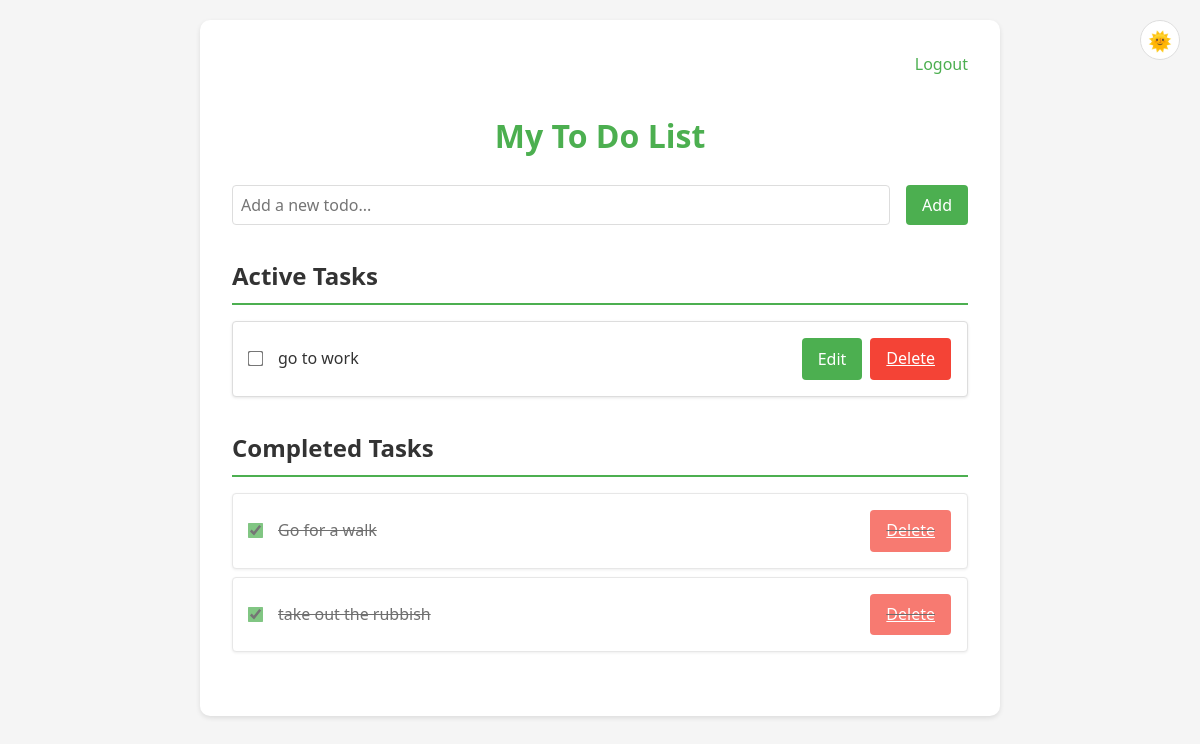
/todos (signed in), run on an earlier commit of the app's database.
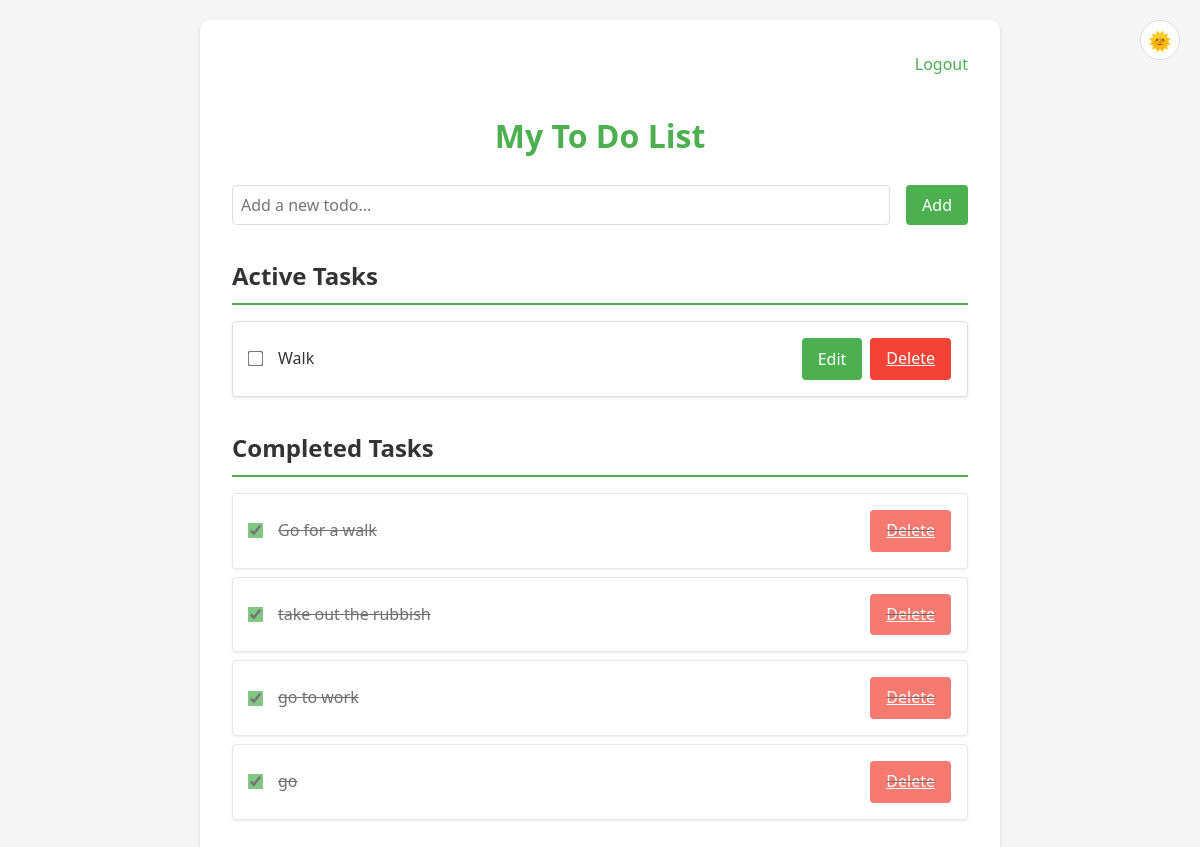
And on a later commit of the database.
### main.py (models this page shows)
class Todo(db.Model):
    id = db.Column(db.Integer, primary_key=True)
    title = db.Column(db.String(200), nullable=False)
    completed = db.Column(db.Boolean, default=False)
    user_id = db.Column(db.Integer, db.ForeignKey('user.id'), nullable=False)

### main.py (the view)
@app.route('/todos')
@login_required
def todos():
    active_todos = Todo.query.filter_by(user_id=current_user.id, completed=False).all()
    completed_todos = Todo.query.filter_by(user_id=current_user.id, completed=True).all()
    return render_template('todos.html', active_todos=active_todos, completed_todos=completed_todos)

### main.py (called while the page is built)
@login_manager.user_loader
def load_user(user_id):
    return User.query.get(int(user_id))

### templates/todos.html (shortened to what this page needs)
{% extends "base.html" %}
{% block additional_styles %}
<link rel="stylesheet" href="{{ url_for('static', filename='todos.css') }}">
{% endblock %}
{% block content %}
<div class="nav">
    <a href="{{ url_for('logout') }}">Logout</a>
</div>
<h1>My To Do List</h1>
<form class="todo-form" action="{{ url_for('add_todo') }}" method="POST">
    <input type="text" name="title" placeholder="Add a new todo..." required>
    <button type="submit" class="btn btn-primary">Add</button>
</form>
<div class="todo-container">
    <div class="todo-section">
        <h2 class="section-title">Active Tasks</h2>
        <ul class="todo-list">
            {% for todo in active_todos %}
            <li class="todo-item">
                <input type="checkbox" class="todo-checkbox"
                       onclick="window.location.href='{{ url_for('toggle_todo', id=todo.id) }}'"
                       {% if todo.completed %}checked{% endif %}>
                <span class="todo-title">{{ todo.title }}</span>
                <div class="todo-actions">
                    <button class="btn btn-primary" onclick="toggleEdit(this)">Edit</button>
                    <a href="{{ url_for('delete_todo', id=todo.id) }}" class="btn btn-danger">Delete</a>
                </div>
            </li>
            {% endfor %}
        </ul>
    </div>
    <div class="todo-section">
        <h2 class="section-title">Completed Tasks</h2>
        <ul class="todo-list">
            {% for todo in completed_todos %}
            <li class="todo-item completed">
                <input type="checkbox" class="todo-checkbox"
                       onclick="window.location.href='{{ url_for('toggle_todo', id=todo.id) }}'"
                       {% if todo.completed %}checked{% endif %}>
                <span class="todo-title">{{ todo.title }}</span>
                <div class="todo-actions">
                    <a href="{{ url_for('delete_todo', id=todo.id) }}" class="btn btn-danger">Delete</a>
                </div>
            </li>
            {% endfor %}
        </ul>
    </div>
</div>
{% endblock %}

### templates/base.html (shortened to what this page needs)
<!DOCTYPE html>
<html lang="en">
<head>
    <link rel="stylesheet" href="{{ url_for('static', filename='styles.css') }}">
    {% block additional_styles %}{% endblock %}
</head>
<body>
    <div class="theme-toggle">
        <button onclick="toggleTheme()" class="btn btn-theme">
            <span class="light-icon">🌞</span>
        </button>
    </div>
    <div class="container">
        {% block content %}{% endblock %}
    </div>
</body>
</html>

### static/styles.css (style rules this page uses)
:root { --primary-color: #4CAF50; --danger-color: #f44336; --text-color: #333; --bg-color: #f5f5f5; --container-bg: white; --input-border: #ddd; --box-shadow: rgba(0,0,0,0.1); }
* { margin: 0; padding: 0; box-sizing: border-box; font-family: 'Segoe UI', Tahoma, Geneva, Verdana, sans-serif; }
body { background-color: var(--bg-color); color: var(--text-color); line-height: 1.6; padding: 20px; transition: background-color 0.3s, color 0.3s; }
.container { max-width: 800px; margin: 0 auto; background: var(--container-bg); padding: 2rem; border-radius: 10px; box-shadow: 0 2px 5px var(--box-shadow); transition: background-color 0.3s, box-shadow 0.3s; }
h1 { color: var(--primary-color); margin-bottom: 1.5rem; text-align: center; }
.btn { padding: 0.5rem 1rem; border: none; border-radius: 4px; cursor: pointer; font-size: 1rem; transition: background-color 0.3s; }
.btn-primary { background-color: var(--primary-color); color: white; }
.btn-danger { background-color: var(--danger-color); color: white; }
input[type="text"], input[type="password"] { width: 100%; padding: 0.5rem; border: 1px solid var(--input-border); border-radius: 4px; font-size: 1rem; background-color: var(--container-bg); color: var(--text-color); transition: background-color 0.3s, color 0.3s, border-color 0.3s; }
.nav { display: flex; justify-content: flex-end; margin-bottom: 2rem; }
.nav a { color: var(--primary-color); text-decoration: none; margin-left: 1rem; }
.theme-toggle { position: fixed; top: 20px; right: 20px; z-index: 1000; }
.btn-theme { background-color: var(--container-bg); color: var(--text-color); border: 1px solid var(--input-border); width: 40px; height: 40px; border-radius: 50%; display: flex; align-items: center; justify-content: center; font-size: 1.2rem; cursor: pointer; transition: all 0.3s ease; }

### static/todos.css (style rules this page uses)
.todo-container { margin-top: 2rem; }
.todo-section { margin-bottom: 2rem; }
.todo-form { display: flex; gap: 1rem; margin-bottom: 2rem; }
.todo-form input { flex: 1; }
.todo-list { list-style: none; }
.todo-item { display: flex; align-items: center; background: var(--container-bg); padding: 1rem; margin-bottom: 0.5rem; border-radius: 4px; box-shadow: 0 1px 3px var(--box-shadow); border: 1px solid var(--input-border); transition: background-color 0.3s, box-shadow 0.3s, border-color 0.3s; }
.todo-item.completed { opacity: 0.7; text-decoration: line-through; }
.todo-checkbox { margin-right: 1rem; transform: scale(1.2); accent-color: var(--primary-color); }
.todo-title { flex: 1; margin-right: 1rem; color: var(--text-color); }
.todo-actions { display: flex; gap: 0.5rem; }
.section-title { color: var(--text-color); margin-bottom: 1rem; padding-bottom: 0.5rem; border-bottom: 2px solid var(--primary-color); }

What changed in the data, as far as the page shows it:
added Todo: title "Walk", shown under "Active Tasks"
changed Todo "go to work": moves from the list under "Active Tasks" to the list under "Completed Tasks"
added Todo: completed "☑", title "go", shown under "Completed Tasks"
